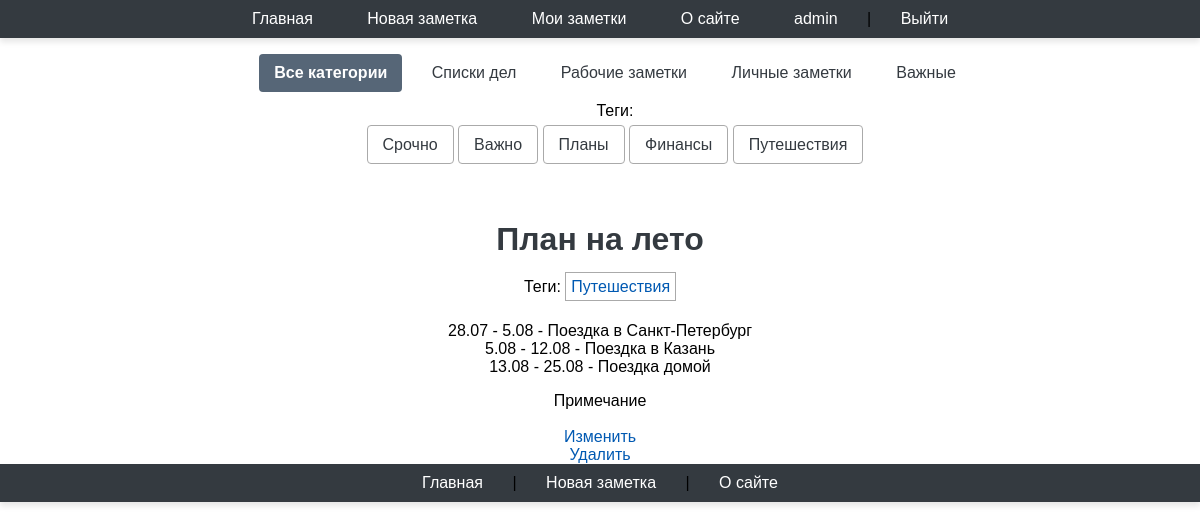
/post/plan-na-leto/ (signed in), run on the app's committed database.
### users/models.py (models this page shows)
class User(AbstractUser):
    photo = models.ImageField(upload_to="users/%Y/%m/%d/",
                              blank=True, null=True, verbose_name="Фотография")
    date_birth = models.DateTimeField(blank=True,
                                      null=True, verbose_name="Дата рождения")

### notes/models.py (models this page shows, shortened)
class Category(models.Model):
    class Meta:
        verbose_name = 'Категория'
        verbose_name_plural = 'Категории'
    name = models.CharField(max_length=100, db_index=True, verbose_name="Категория")
    slug = models.SlugField(max_length=255, unique=True, db_index=True)
    def get_absolute_url(self):
        return reverse('categories', kwargs={'cat_slug': self.slug})

class TagPost(models.Model):
    class Meta:
        verbose_name = 'Тэг'
        verbose_name_plural = 'Тэги'
    tag = models.CharField(max_length=100, db_index=True)
    slug = models.SlugField(max_length=255, unique=True, db_index=True)
    def get_absolute_url(self):
        return reverse('tag', kwargs={'tag_slug':
                                          self.slug})

class Notes(models.Model):
    class Meta:
        verbose_name = 'Заметка'
        verbose_name_plural = 'Заметки'
        ordering = ['-time_create']
        indexes = [
            models.Index(fields=['-time_create']),
        ]
    class Status(models.IntegerChoices):
        PRIVATE = 0, 'Личное'
        PUBLISHED = 1, 'Опубликовано'
    objects = models.Manager()
    private = UnPublishedModel()
    published = PublishedModel()
    def __str__(self):
        return self.title
    cat = models.ForeignKey('Category', on_delete=models.PROTECT, verbose_name="Категории")
    title = models.CharField(max_length=255, verbose_name="Заголовок")
    slug = models.SlugField(max_length=255, unique=True, db_index=True, verbose_name="URL")
    content = models.TextField(blank=True)
    time_create = models.DateTimeField(auto_now_add=True, verbose_name="Время создания")
    time_update = models.DateTimeField(auto_now=True, verbose_name="Время изменения")
    is_published = models.BooleanField(choices=tuple(map(lambda x: (bool(x[0]), x[1]), Status.choices)),
                                       default=Status.PRIVATE, verbose_name="Статус")
    tags = models.ManyToManyField('TagPost', blank=True, related_name='tags', verbose_name="Тэги")
    foot_note = models.OneToOneField('FootNote', on_delete=models.SET_NULL, null=True, blank=True, related_name='note',
                                     verbose_name="Примечание")
    picture = models.ImageField(upload_to="pictures/%Y/%m/%d/",
                                default=None, blank=True, null=True,
                                verbose_name="Изображение")
    author = models.ForeignKey(get_user_model(),
                               on_delete=models.SET_NULL, related_name='posts',
                               null=True, default=None)

### notes/views.py (the view)
# urls.py: path('post/<slug:post_slug>/', views.ShowPost.as_view(), name='post'),
class ShowPost(DataMixin, DetailView):
    model = Notes
    template_name = 'notes/post.html'
    slug_url_kwarg = 'post_slug'
    context_object_name = 'post'
    def get_context_data(self, **kwargs):
        context = super().get_context_data(**kwargs)
        return self.get_mixin_context(context, title=context['post'])
    def get_object(self, queryset=None):
        return get_object_or_404(Notes.private.filter(author=self.request.user),
                                 slug=self.kwargs[self.slug_url_kwarg])

### notes/models.py (called while the page is built)
    def get_queryset(self):
        return super().get_queryset().filter(is_published=Notes.Status.PRIVATE)

### notes/templatetags/notes_tags.py (called while the page is built)
@register.inclusion_tag('notes/list_categories.html')
def show_categories(cat_selected_id=0):
    cats = Category.objects.all()
    return {"cats": cats, "cat_selected": cat_selected_id}

@register.inclusion_tag('notes/list_tags.html')
def show_all_tags():
    return {"tags": TagPost.objects.all()}

### notes/utils.py (called while the page is built)
    def get_mixin_context(self, context, **kwargs):
        if self.title_page:
            context['title'] = self.title_page
        context['cat_selected'] = None
        context.update(kwargs)
        return context

### users/context_processors.py (called while the page is built)
def get_notes_context(request):
    return {'mainmenu': menu}

### notes/templates/notes/post.html (shortened to what this page needs)
{% extends 'base.html' %}
{% block content %}
<h1>{{post.title}}</h1>
{% block breadcrumbs %}
{% with post.tags.all as tags %}
{% if tags %}
<ul class="tags-list">
 <li>Теги:</li>
 {% for t in tags %}
 <li><a
href="{{t.get_absolute_url}}">{{t.tag}}</a></li>
 {% endfor %}
</ul>
{% endif %}
{% endwith %}
{% endblock %}
{{post.content|linebreaks}}
Примечание<br>
<br>
<a href="/edit/{{post.slug}}">Изменить</a><br>
<a href=/delete/{{post.slug}}>Удалить</a>
{% endblock %}

### templates/base.html (shortened to what this page needs)
<!DOCTYPE html>
{% load static %}
{% load notes_tags %}
{% autoescape off %}
<html>
<head>
    <link type="text/css" href="{% static 'notes/css/styles.css' %}" rel="stylesheet"/>
</head>
<body>
{% block mainmenu %}
<nav>
    {% for m in mainmenu %}
    <a href="{% url m.url_name %}">{{ m.title }}</a>
    {% endfor %}
    {% if user.is_authenticated %}
    <a href="{% url 'users:profile' %}">{{ user.username }}</a> |
    <a href="{% url 'users:logout' %}">Выйти</a>
    {% else %}
    <a class="last" href="{% url 'users:login' %}">Войти</a> |
    <a href="{% url 'users:register' %}">Регистрация</a>
    {% endif %}
</nav>
{% endblock mainmenu %}
<td valign="top" class="left-chapters">
    <ul id="leftchapters">
        {% if cat_selected == 0 or cat_selected is None %}
        <li class="selected">Все
            категории
        </li>
        {% else %}
        <li><a href="{% url 'home' %}">Все
            категории</a></li>
        {% endif %}
        {% show_categories cat_selected %}
        <br>
        <li>{% show_all_tags %}</li>
    </ul>
</td>
{% block content %} {% endblock %}
{% include 'includes/nav.html' %}
{% endautoescape %}
</body>
</html>

### notes/templates/notes/list_categories.html
{% for cat in cats %}
 {% if cat.id == cat_selected %}
 <li
class="selected">{{cat.name}}</li>
 {% else %}
 <li><a href="{{ cat.get_absolute_url }}">{{cat.name}}</a></li>
 {% endif %}
{% endfor %}

### notes/templates/notes/list_tags.html
{% if tags %}
 Теги:</p>
 <ul class="tags-list">
 {% for t in tags %}
 <li><a
href="{{t.get_absolute_url}}">{{t.tag}}</a></li>
 {% endfor %}
 </ul>
{% endif %}

### notes/static/notes/css/styles.css (style rules this page uses)
html, body { font-family: 'Arial'; margin: auto; text-align: center; padding: 0; height: 100%; width: 100%; }
a { color: #0059b2; text-decoration: none; }
ul.tags-list { width: 100%; margin: 0; padding: 0; list-style: none; }
ul.tags-list li { margin: 0; padding: 0 0 10px; display: inline-block; }
ul.tags-list li a { padding: 5px; font-size: 16px; border: 1px solid #aaa; }
nav { background-color: #343a40; padding: 10px 0; text-align: center; box-shadow: 0 4px 6px rgba(0, 0, 0, 0.1); }
nav a, span { color: #ffffff; text-decoration: none; margin: 0 15px; font-size: 16px; transition: color 0.3s, background-color 0.3s; padding: 5px 10px; border-radius: 4px; }
ul { display: inline-block; }
#leftchapters li { margin-bottom: 10px; }
#leftchapters li a, #leftchapters li.selected { padding: 10px 15px; text-decoration: none; color: #343a40; border-radius: 4px; transition: background-color 0.3s, color 0.3s; }
#leftchapters li.selected { background-color: #566677; color: #ffffff; font-weight: bold; }
h1 { color: #343a40; font-size: 2em; margin-bottom: 20px; text-align: center; }
li { display: inline-block; margin-right: 10px; }
.tags-list { list-style-type: none; padding: 0; margin: 0; }
.tags-list li { display: inline-block; margin-right: 10px; }

### data on the page
User: username "admin"
Category: name "Списки дел"
Category: name "Рабочие заметки"
Category: name "Личные заметки"
Category: name "Важные"
TagPost: tag "Срочно"
TagPost: tag "Важно"
TagPost: tag "Планы"
TagPost: tag "Финансы"
TagPost: tag "Путешествия"
Notes: title "План на лето", content "28.07 - 5.08 - Поездка в Санкт-Петербург 5.08 - 12.08 - Поездка в Казань 13.08 - 25.08 - Поездка домой"

### other printed values
{{ m.title }} "Главная" "Новая заметка" "Мои заметки" "О сайте"
